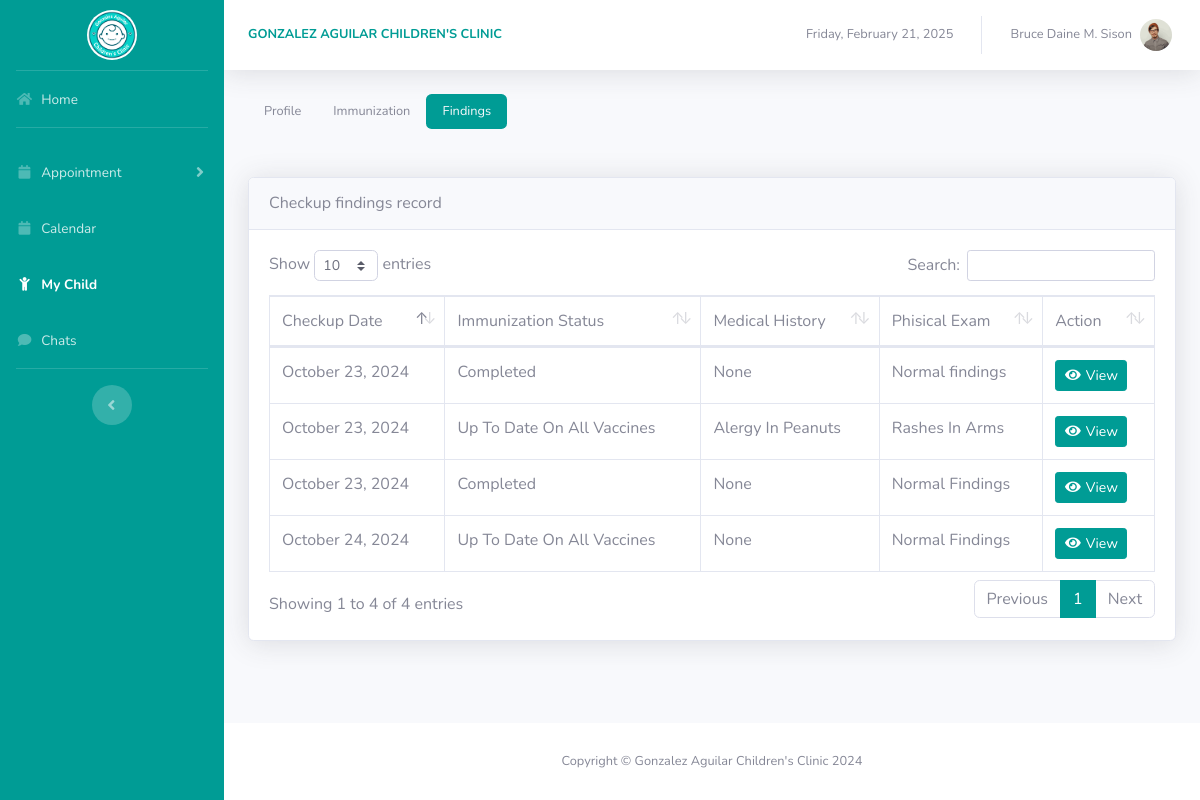
The app's page /parent/child_findings.php?child_id=47 (signed in) with its own data.
### tables this page shows
CREATE TABLE `user_tbl` (
  `user_id` int(11) NOT NULL,
  `unique_id` int(255) NOT NULL,
  `user_type` varchar(255) NOT NULL,
  `u_fname` varchar(255) NOT NULL,
  `u_m_name` varchar(255) NOT NULL,
  `u_lname` varchar(255) NOT NULL,
  `email` varchar(255) NOT NULL,
  `contact_no` varchar(10) NOT NULL,
  `pass` varchar(255) NOT NULL,
  `barangay` varchar(255) NOT NULL,
  `street` varchar(255) NOT NULL,
  `city` varchar(255) NOT NULL,
  `state` varchar(255) NOT NULL,
  `zipcode` varchar(255) NOT NULL,
  `relationship` varchar(255) NOT NULL,
  `status` varchar(255) NOT NULL,
  `session_status` varchar(255) NOT NULL,
  `profile_image` varchar(255) NOT NULL,
  `id_front` varchar(255) NOT NULL,
  `id_back` varchar(255) NOT NULL,
  `code` mediumint(50) NOT NULL
);

CREATE TABLE `checkup_findings_tbl` (
  `checkup_id` int(11) NOT NULL,
  `child_id` int(11) NOT NULL,
  `checkup_date` date NOT NULL,
  `weight` varchar(5) NOT NULL,
  `height` varchar(5) NOT NULL,
  `head_circumference` varchar(5) NOT NULL,
  `chest_circumference` varchar(5) NOT NULL,
  `developmental_milestones` varchar(255) NOT NULL,
  `physical_exam` varchar(255) NOT NULL,
  `immunization_status` varchar(255) NOT NULL,
  `medical_history` varchar(255) NOT NULL,
  `assessment_recommendations` varchar(255) NOT NULL,
  `notes` varchar(255) NOT NULL
);

### parent/includes/functions.php (called while the page is built, shortened)
<?php
include_once "Pdo.php";
class Functions
{
  private $con;
  public function __construct($db)
  {
    $this->con = $db;
  }
  public function childFindings($child_id)
  {
    $stmt = $this->con->prepare('SELECT * FROM checkup_findings_tbl WHERE child_id = ?');
    $stmt->execute([$child_id]);
    return $stmt->fetchAll();
  }
  public function parentInfo($parent_id)
  {
    $stmt = $this->con->prepare('SELECT * FROM user_tbl WHERE user_id = ?');
    $stmt->execute([$parent_id]);
    return $stmt->fetch();
  }
  public function getChild($child_id)
  {
    $stmt = $this->con->prepare('SELECT * FROM child_tbl WHERE child_id = ?');
    $stmt->execute([$child_id]);
    return $stmt->fetch();
  }
}
$functions = new Functions($db);
?>

### parent/child_findings.php (the view, shortened to what this page needs)
<?php
require "includes/functions.php";
if (!isset($_SESSION['parent_loggedin'])) {
  header("Location: access_denied.php");
  exit;
} else {
  $parent_id = $_SESSION["parent_id"];
  $parent_info = $functions->parentInfo($parent_id);
  if (isset($_GET['child_id'])) {
    $child = $functions->getChild($_GET['child_id']);
    $findings = $functions->childFindings($_GET['child_id']);
  }
}
?>
<!DOCTYPE html>
<html lang="en">
<head>
  <?php include './libraries/libraries.php'; ?>
</head>
<body id="page-top">
  <div id="wrapper">
    <?php include './includes/sidebar.php'; ?>
    <div id="content-wrapper" class="d-flex flex-column">
      <div id="content">
        <?php include './includes/topbar.php'; ?>
        <div class="container-fluid">
          <nav class="nav">
            <a href="view_child.php?child_id=<?php echo $child['child_id']; ?>"
              class="nav-link text-secondary small">Profile</a>
            <a href="child_immunization.php?child_id=<?php echo $child['child_id']; ?>"
              class="nav-link text-secondary small">Immunization</a>
            <a href="child_findings.php?child_id=<?php echo $child['child_id']; ?>"
              class="nav-link text-light bg-main rounded small">Findings</a>
          </nav>
          <div class="row my-5 h-100">
            <div class="col-md-12">
              <div class="card shadow">
                <div class="card-header py-3">
                  <h6 class="m-0 text-secondary">Checkup findings record</h6>
                </div>
                <div class="card-body">
                  <div class="table-responsive">
                    <table class="table table-bordered" id="dataTable" width="100%" cellspacing="0">
                      <thead>
                        <tr>
                          <td>Checkup Date</td>
                          <td>Immunization Status</td>
                          <td>Medical History</td>
                          <td>Phisical Exam</td>
                          <td>Action</td>
                        </tr>
                      </thead>
                      <tbody>
                        <?php foreach ($findings as $row) { ?>
                          <tr>
                            <td><?php
                            $f_date = date("F j, Y", strtotime($row['checkup_date']));
                            echo $f_date;
                            ?></td>
                            <td><?php echo $row['immunization_status']; ?></td>
                            <td><?php echo $row['medical_history']; ?></td>
                            <td><?php echo $row['physical_exam']; ?></td>
                            <td><a href="view_findings.php?checkup_id=<?php echo $row['checkup_id']; ?>"
                                class="btn btn-sm btn-main"><i class="fas fa-fw fa-eye mr-1"></i>View</a>
                            </td>
                          </tr>
                        <?php } ?>
                      </tbody>
                    </table>
                  </div>
                </div>
              </div>
            </div>
          </div>
        </div>
      </div>
      <?php include './includes/footer.php'; ?>
    </div>
  </div>
</body>
</html>

### parent/includes/topbar.php (shortened to what this page needs)
<nav class="navbar navbar-expand navbar-light bg-white topbar mb-4 static-top shadow">
    <span class="topbar-name small ml-2 text-uppercase font-weight-bold text-main">
        gonzalez aguilar children's clinic
    </span>
    <ul class="navbar-nav ml-auto">
        <li class="nav-item current-date">
            <span class="nav-link small text-secondary">
                <?php
                echo date('l, F j, Y');
                ?>
            </span>
        </li>
        <li class="nav-item dropdown no-arrow">
            <a class="nav-link dropdown-toggle" href="#" id="userDropdown" role="button" data-toggle="dropdown"
                aria-haspopup="true" aria-expanded="false">
                <span class="mr-2 d-none d-lg-inline text-gray-600 small">
                    <?php
                    $current_user = $parent_info['u_m_name'];
                    $middle_i = explode(' ', $current_user);
                    if (count($middle_i) > 1) {
                        $initials1 = strtoupper(substr($middle_i[0], 0, 1)) . strtoupper(substr($middle_i[1], 0, 1)) . '.';
                    } else {
                        $initials1 = strtoupper(substr($current_user, 0, 1)) . '.';
                    }
                    ?>
                    <?php echo $parent_info['u_fname'] . ' ' . $initials1 . ' ' . $parent_info['u_lname']; ?>
                </span>
                <img class="img-profile rounded-circle"
                    src="<?php echo htmlspecialchars($parent_info['profile_image']); ?>">
            </a>
        </li>
    </ul>
</nav>

### parent/css/main-theme.css (style rules this page uses)
.bg-main { background-color: #009c95 !important; }
body { overflow: auto; -ms-overflow-style: none; scrollbar-width: none; }
.text-main { color: #009c95 !important; }
.btn-main { color: #fff; background-color: #009c95; border-color: #009c95; }
.dropdown { position: relative; display: inline-block; }

### records on screen
user_tbl: u_fname "Bruce Daine", u_m_name "M.", u_lname "Sison", profile_image (picture)
checkup_findings_tbl: checkup_date "October 23, 2024", immunization_status "Completed", medical_history "None", physical_exam "Normal findings"
checkup_findings_tbl: checkup_date "October 23, 2024", immunization_status "Up To Date On All Vaccines", medical_history "Alergy In Peanuts", physical_exam "Rashes In Arms"
checkup_findings_tbl: checkup_date "October 23, 2024", immunization_status "Completed", medical_history "None", physical_exam "Normal Findings"
checkup_findings_tbl: checkup_date "October 24, 2024", immunization_status "Up To Date On All Vaccines", medical_history "None", physical_exam "Normal Findings"
